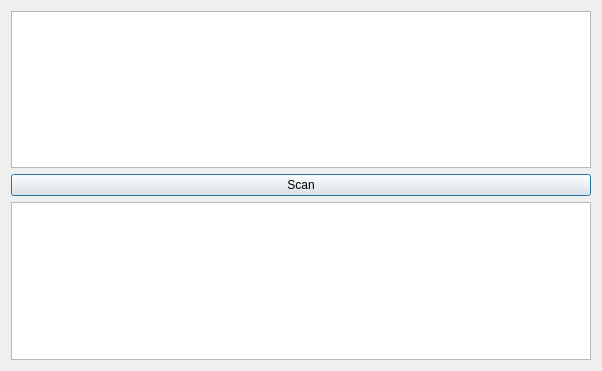
<?xml version="1.0" encoding="UTF-8"?>
<ui version="4.0">
 <class>Dialog</class>
 <widget class="QDialog" name="Dialog">
  <property name="geometry">
   <rect>
    <x>0</x>
    <y>0</y>
    <width>602</width>
    <height>371</height>
   </rect>
  </property>
  <property name="windowTitle">
   <string>Node viewer</string>
  </property>
  <layout class="QVBoxLayout" name="verticalLayout">
   <item>
    <widget class="QTableView" name="table"/>
   </item>
   <item>
    <widget class="QPushButton" name="btnScan">
     <property name="text">
      <string>Scan</string>
     </property>
    </widget>
   </item>
   <item>
    <widget class="QTextEdit" name="log"/>
   </item>
  </layout>
 </widget>
 <resources/>
 <connections/>
</ui>
